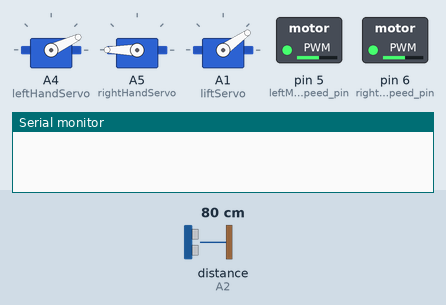
This sketch was run on a simulated Arduino Uno, built with avr-gcc and run on an emulated ATmega328P. Parts: 3 × servo, switched loads named in the sketch (green lamp = pin HIGH), the last lines printed to the serial monitor. Inputs (shaded band) come from the test bench; at power-on: distance to the obstacle (sensor on A2) 80 cm. The echo pulse lasts 58.3 µs per cm; pins used as bus, display or sensor lines are not drawn.

Above: at 1.9 s.
2.8 s: distance to the obstacle (sensor on A2) set to 9 cm
5.9 s: distance to the obstacle (sensor on A2) set to 60 cm
At 8.0 s:
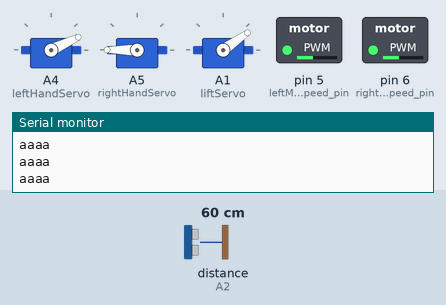
9.7 s: distance to the obstacle (sensor on A2) set to 9 cm
At 10.7 s:
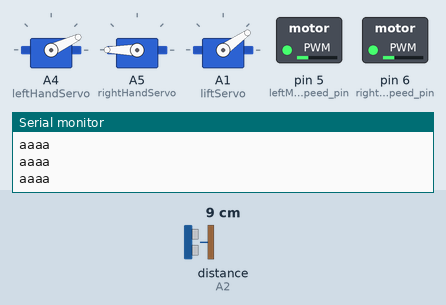
11.2 s: distance to the obstacle (sensor on A2) set to 6 cm
At 12.8 s:
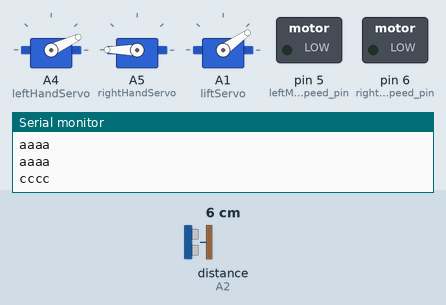
Timing chart, 0 to 28.5 s (numbered marks = the images above; inputs shaded):
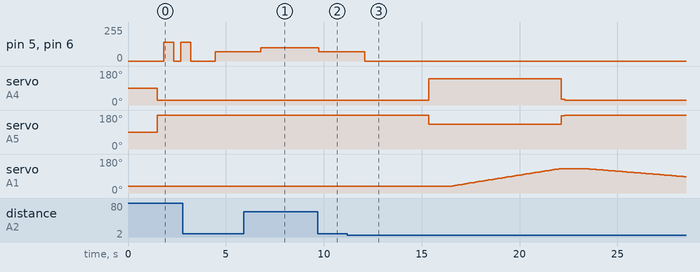

Measured:
- the behaviour switches between 8 and 7 cm on distance to the obstacle (sensor on A2) (found by bisection; images 2 and 3)
- after the input at 5.9 s, pin 5 (leftMotorSpeed_pin), pin 6 (rightMotorSpeed_pin): 71/255 → 100/255 after 0.89 s
- after the input at 9.7 s, pin 5 (leftMotorSpeed_pin), pin 6 (rightMotorSpeed_pin): 100/255 → 71/255 at once
- after the input at 11.2 s, pin 5 (leftMotorSpeed_pin), pin 6 (rightMotorSpeed_pin): 71/255 → 0/255 after 0.88 s

The sketch:

RobotOperating_Arduino.ino
```cpp
/*=============== MACROS ===================================================*/

/************************************/
/***Bluetooth Communication Options**
 ***for Arduino Car Android App******/
/**************************x**********/
#define COMMAND_GO_FORWARD  "GF"
#define COMMAND_GO_BACK  "GB"
#define COMMAND_TURN_RIGHT "TR"
#define COMMAND_TURN_LEFT "TL"

#define COMMAND_STOP_MOVING "SM"
#define COMMAND_LIFT_UP  "LU"
#define COMMAND_LIFT_DOWN  "LD"
#define COMMAND_READ_CARD  "RC"
/************************************/

/*************************************/
/*************Pin Numbers*************/
/*************************************/
#define RX_pin              0   // Receive Serial Data pin.
#define TX_pin              1   // Transmit Serial Data pin.

#define leftForward_pin     4
#define leftBack_pin        2
#define leftMotorSpeed_pin  5

#define rightForward_pin    8
#define rightBack_pin       7
#define rightMotorSpeed_pin 6

#define trig_pin            A3 // Sensor Trigger Pin
#define echo_pin            A2 // Sensor Echo Pin

#define max_distance        200
/*************************************/

/*****************************************/
/*************Constant Values*************/
/*****************************************/
#define NUMBER_OF_CARDS 4
#define NORMAL_SPEED 100
#define RFID_ARRAY_SIZE 5
/*****************************************/
/*================================================================================*/


/*=============== INCLUDED LIBRARIES =============================================*/


#include <stdlib.h>
#include <SoftwareSerial.h>
#include <SPI.h>
#include <RFID.h>
#include <Servo.h>
#include <NewPing.h>


/*================================================================================*/


/*=============== GLOBAL VARIABLES ===============================================*/
const String cards[NUMBER_OF_CARDS][RFID_ARRAY_SIZE] = {
  {"162", "219", "22", "35", "76"}, // Serial Numbers of RFID Card 1
  {"130", "164", "105", "35", "108"}, // Serial Numbers of RFID Card 2
  {"146", "79", "36", "35", "218"}, // Serial Numbers of RFID Card 3
  {"146", "156", "14", "35", "35"} // Serial Numbers of RFID Card 4
};
RFID rfid(10, 9); // SDA = 10, Reset = 9
NewPing sonar(trig_pin, echo_pin, max_distance);
Servo leftHandServo, rightHandServo, sonarServo, liftServo;
SoftwareSerial softwareSerial(RX_pin, TX_pin); // Call constructor.
int motorSpeed;
bool isBoxFound;
bool isModeManual;
int cardRead;
/*================================================================================*/

/*=============== SERVO POSITIONS ===============================================*/
#define POS_LIFT_UP 35
#define POS_LIFT_DOWN 150

#define POS_GRAB_LEFT_HAND 25
#define POS_GRAB_RIGHT_HAND 180
#define POS_RELEASE_LEFT_HAND 140
#define POS_RELEASE_RIGHT_HAND 130

#define POS_PERPENDICULAR_SONAR 97

/*================================================================================*/

/*****************************************/
/************* DELAY VALUES **************/
/*****************************************/
#define TURN_DELAY 500

/*****************************************/

String commandString;
char command;
void attachServos() {
  leftHandServo.attach(A4);
  rightHandServo.attach(A5);
  //sonarServo.attach(3);
  liftServo.attach(A1);
}

void makeInitialPositions() {
  liftServo.write(POS_LIFT_UP);
  delay(500);
  leftHandServo.write(POS_GRAB_LEFT_HAND);
  rightHandServo.write(POS_GRAB_RIGHT_HAND);
  //sonarServo.write(POS_PERPENDICULAR_SONAR);
}
void decideMovement() {
  int delay_value = 50;

  String commandString = "";


  while (Serial.available() > 0)
  {
    command = ((byte)Serial.read());

    if (command == ':')
      break;
    else
      commandString += command;
  }

  if (commandString == COMMAND_GO_FORWARD) {
    moveForward();
    delay(delay_value);
  }

  else if (commandString == COMMAND_GO_BACK) {
    moveBackward();
    delay(delay_value);

  }

  else if (commandString == COMMAND_STOP_MOVING) {
    stopMoving();
    delay(delay_value);
  }
  else if (commandString == COMMAND_TURN_RIGHT) {
    turnRight();
    delay(delay_value);
  }
  else if (commandString == COMMAND_TURN_LEFT) {
    turnLeft();
    delay(delay_value);
  }
  else if (commandString == COMMAND_LIFT_UP) {
    liftBoxUp();
    delay(delay_value);

  }
  else if (commandString == COMMAND_LIFT_DOWN) {
    liftBoxDown();
    delay(delay_value);

  }
}


void setup() {
  motorSpeed = NORMAL_SPEED * 1.4;
  Serial.begin(9600);
  SPI.begin();
  delay(1000);
  /* -------------------------------------------------------------------- */

  attachServos();
  makeInitialPositions();
  isBoxFound = false;
  isModeManual = false;
  rfid.init();

}


void loop() {
  int distance;

  if (isModeManual == false) {
    if (isBoxFound == false) {
      distance = readDistance();
      delay(200);
      if (distance > 30 && distance <= 90) {
        stopMoving();
        moveForward();
        delay(500);
        stopMoving();
        delay(100);
      }
      else if (distance <= 30 ) {
        stopMoving();
        delay(800);
        isBoxFound = true; // Assume that it is a box.
      }
      else {
        writeMoveValuesToPins(true, false, motorSpeed, false, true, motorSpeed);
        delay(100);
        stopMoving();
        delay(1000);
      }

    }
    else
    {
      Serial.println("aaaa");
      distance = readDistance();
      if ( distance > 10 && distance <= 30) {
        motorSpeed = NORMAL_SPEED / 1.3;
        moveForward();
        delay(700);

      } else if ( distance > 7 && distance <= 10) {
        motorSpeed = NORMAL_SPEED / 1.4;
        moveForward();
        delay(1100);


      }
      else if (distance <= 7) {
        Serial.println("cccc");
        stopMoving();

        cardRead = openCard();
        delay(2000);
        Serial.println("************ " + String(cardRead));

        if (cardRead >= 0 && cardRead < NUMBER_OF_CARDS)  {
          liftBoxUp();
          isModeManual = true;
        }
        else {
          motorSpeed = NORMAL_SPEED;
          moveBackward();
          delay(1500);
          turnRight();
          delay(400);
          stopMoving();
          isBoxFound = false;
        }


      }

      else {
        motorSpeed = NORMAL_SPEED;
        moveForward(); // do_nothing
        delay(10);

      }
    }
  }
  else {
    motorSpeed = NORMAL_SPEED;
    decideMovement();
    delay(500);

  }


}

void test1_LiftUpDown() {
  for (int i = 0; i < 3; i++) {
    delay(2000);
    liftBoxUp();
    delay(2000);
    liftBoxDown();
  }
}


void changePath() {
  int leftDistance, rightDistance;
  moveBackward();

  delay(600);
  stopMoving();
  delay(200);
  sonarServo.write(10); // Look right
  delay(500);
  rightDistance = readDistance(); //set right distance
  delay(500);
  sonarServo.write(170); // Look left
  delay(500);
  leftDistance = readDistance(); //set left distance
  delay(500);
  sonarServo.write(90); //return to center
  delay(100);
  compareDistance(leftDistance, rightDistance);
}

void compareDistance(int leftDistance, int rightDistance) { // find the shortest distance
  if (rightDistance < leftDistance)
    turnLeft();
  else
    turnRight();
}
int readDistance() {
  int cmDist; // Distance in centimeters.
  delay(70);
  cmDist = sonar.ping_cm();
  if (cmDist == 0)
    cmDist = 250;
  return cmDist;

}

void printRfidSerialNums(RFID rfid) {
  Serial.print("RFID Card is recognized. RFID Serial Numbers:\n\t");
  Serial.print(rfid.serNum[0]);
  for (int i = 1; i < RFID_ARRAY_SIZE; i++) {
    Serial.print(" , ");
    Serial.print(rfid.serNum[i]);
  }
  Serial.println("  ");
}

int determineWhichCard() {
  int i, j;
  int cardID;
  bool isCardFound = false;
  for ( i = 0; i < NUMBER_OF_CARDS; i++) {
    j = 0;
    for ( j = 0; cards[i][j] == String(rfid.serNum[j]) && j < RFID_ARRAY_SIZE; j++);
    if (String(j) == String(RFID_ARRAY_SIZE)) {
      return  i; // card is found, card ID = i.
    }
  }
  return -1; // Card is not found, return -1.
}

int openCard() {
  rfid.init();
  delay(1000);
  if (!rfid.isCard() || !rfid.readCardSerial())
    return; // It is not a card or card is not valid, so do nothing.

  // printRfidSerialNums(rfid);

  int whichCard = determineWhichCard();
  whichCard = (int)whichCard;
  if (whichCard == -1) // This is not our card.
    Serial.println("FAIL: This is not our card!");
  else {
    Serial.println("SUCCESS: This is our card!");
    Serial.println("This card is the " + String(whichCard + 1) + ". card out of " + String(NUMBER_OF_CARDS) + " cards.\n");
  }
  rfid.halt(); // rfid okuyucuyu durdur
  Serial.println("****************" + String(whichCard) + ">>");
  if (whichCard < 0 || whichCard > (NUMBER_OF_CARDS - 1))
    return -1;
  else
    return whichCard;
}

void writeMoveValuesToPins(bool leftForwardPin_val, bool leftBackPin_val, int leftMotorSpeedPin_val,
                           bool rightForwardPin_val, bool rightBackPin_val, int rightMotorSpeedPin_val) {

  digitalWrite(leftForward_pin, leftForwardPin_val);
  digitalWrite(leftBack_pin, leftBackPin_val);
  analogWrite(leftMotorSpeed_pin, leftMotorSpeedPin_val);
  digitalWrite(rightForward_pin, rightForwardPin_val);
  digitalWrite(rightBack_pin, rightBackPin_val);
  analogWrite(rightMotorSpeed_pin, rightMotorSpeedPin_val);
}

void moveForward() {
  writeMoveValuesToPins(true, false, motorSpeed, true, false, motorSpeed);
}
void stopMoving() {
  writeMoveValuesToPins(false, false, 0, false, false, 0);
}

void moveBackward() {
  writeMoveValuesToPins(false, true, motorSpeed, false, true, motorSpeed);
}

void turnRight() {
  stopMoving();
  delay(300);
  writeMoveValuesToPins(true, false, motorSpeed, false, true, motorSpeed);
  delay(TURN_DELAY);
  stopMoving();
  motorSpeed = NORMAL_SPEED;
}

void turnLeft() {
  stopMoving();
  delay(300);
  writeMoveValuesToPins(false, true, motorSpeed, true, false, motorSpeed);
  delay(TURN_DELAY);
  stopMoving();
  motorSpeed = NORMAL_SPEED;
}

void grabBox() {
  leftHandServo.write(POS_GRAB_LEFT_HAND + 5);
  rightHandServo.write(POS_GRAB_RIGHT_HAND - 5);
  delay(200);

  leftHandServo.write(POS_GRAB_LEFT_HAND);
  rightHandServo.write(POS_GRAB_RIGHT_HAND);
  delay(500);
}
void releaseBox() {
  leftHandServo.write(POS_RELEASE_LEFT_HAND);
  rightHandServo.write(POS_RELEASE_RIGHT_HAND);
  delay(500);
}
void liftBoxUp() {
  delay(200);
  releaseBox();
  delay(500);
  liftDownSlowly(0);
  grabBox();
  delay(500);
  liftUpSlowly();
}

void liftDownSlowly(int phase) {
  int i = liftServo.read();
  if (i >= POS_LIFT_UP)
    while (i < POS_LIFT_DOWN - 20 - phase ) {
      liftServo.write(i);
      delay(120);
      i += 2;
    }
}


void liftUpSlowly() {
  int i = liftServo.read();
  if (i < POS_LIFT_DOWN)
    while (i > POS_LIFT_UP) {
      liftServo.write(i);
      delay(120);
      i--;
    }
}

void liftBoxDown() {
  liftDownSlowly(10);
  releaseBox();
}
```
